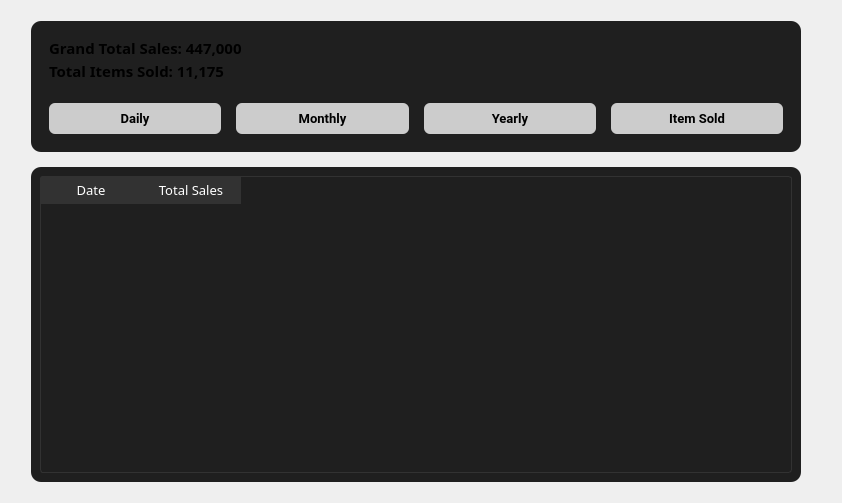
       <widget class="QWidget" name="sales_report">
        <layout class="QGridLayout" name="gridLayout_3">
         <item row="0" column="0">
          <layout class="QVBoxLayout" name="verticalLayout_9">
           <property name="spacing">
            <number>15</number>
           </property>
           <property name="leftMargin">
            <number>20</number>
           </property>
           <property name="topMargin">
            <number>10</number>
           </property>
           <property name="rightMargin">
            <number>30</number>
           </property>
           <property name="bottomMargin">
            <number>10</number>
           </property>
           <item alignment="Qt::AlignTop">
            <widget class="QWidget" name="widget_27" native="true">
             <property name="minimumSize">
              <size>
               <width>770</width>
               <height>131</height>
              </size>
             </property>
             <property name="maximumSize">
              <size>
               <width>16777215</width>
               <height>131</height>
              </size>
             </property>
             <property name="styleSheet">
              <string notr="true">background-color: #1F1F1F;
border-radius: 10px;

</string>
             </property>
             <layout class="QVBoxLayout" name="verticalLayout_10">
              <item>
               <widget class="QWidget" name="widget_29" native="true">
                <layout class="QVBoxLayout" name="verticalLayout_11">
                 <item>
                  <widget class="QLabel" name="label_10">
                   <property name="font">
                    <font>
                     <family>Poppins SemiBold</family>
                     <pointsize>11</pointsize>
                     <bold>true</bold>
                    </font>
                   </property>
                   <property name="text">
                    <string>Grand Total Sales: 447,000</string>
                   </property>
                  </widget>
                 </item>
                 <item>
                  <widget class="QLabel" name="label_18">
                   <property name="font">
                    <font>
                     <family>Poppins SemiBold</family>
                     <pointsize>11</pointsize>
                     <bold>true</bold>
                    </font>
                   </property>
                   <property name="text">
                    <string>Total Items Sold: 11,175</string>
                   </property>
                  </widget>
                 </item>
                </layout>
               </widget>
              </item>
              <item>
               <widget class="QWidget" name="widget_30" native="true">
                <layout class="QHBoxLayout" name="horizontalLayout_2">
                 <property name="spacing">
                  <number>15</number>
                 </property>
                 <item>
                  <widget class="QPushButton" name="pushButton_6">
                   <property name="minimumSize">
                    <size>
                     <width>0</width>
                     <height>31</height>
                    </size>
                   </property>
                   <property name="maximumSize">
                    <size>
                     <width>16777215</width>
                     <height>31</height>
                    </size>
                   </property>
                   <property name="font">
                    <font>
                     <family>Roboto</family>
                     <pointsize>10</pointsize>
                     <bold>true</bold>
                    </font>
                   </property>
                   <property name="styleSheet">
                    <string notr="true">QPushButton {
    padding: 6px 14px;
    font-family: &quot;Roboto&quot;, sans-serif;
    border-radius: 6px;
    border: none;
    color: black;
    background: #CCCCCC;
    box-shadow: 0px 0.5px 1.5px rgba(54, 122, 246, 0.25), inset 0px 0.8px 0px -0.25px rgba(255, 255, 255, 0.2);
    user-select: none;
    -webkit-user-select: none;
    touch-action: manipulation;
}
</string>
                   </property>
                   <property name="text">
                    <string>Daily</string>
                   </property>
                  </widget>
                 </item>
                 <item>
                  <widget class="QPushButton" name="pushButton_7">
                   <property name="minimumSize">
                    <size>
                     <width>0</width>
                     <height>31</height>
                    </size>
                   </property>
                   <property name="maximumSize">
                    <size>
                     <width>16777215</width>
                     <height>31</height>
                    </size>
                   </property>
                   <property name="font">
                    <font>
                     <family>Roboto</family>
                     <pointsize>10</pointsize>
                     <bold>true</bold>
                    </font>
                   </property>
                   <property name="styleSheet">
                    <string notr="true">QPushButton {
    padding: 6px 14px;
    font-family: &quot;Roboto&quot;, sans-serif;
    border-radius: 6px;
    border: none;
    color: black;
    background: #CCCCCC;
    box-shadow: 0px 0.5px 1.5px rgba(54, 122, 246, 0.25), inset 0px 0.8px 0px -0.25px rgba(255, 255, 255, 0.2);
    user-select: none;
    -webkit-user-select: none;
    touch-action: manipulation;
}
</string>
                   </property>
                   <property name="text">
                    <string>Monthly</string>
                   </property>
                  </widget>
                 </item>
                 <item>
                  <widget class="QPushButton" name="pushButton_8">
                   <property name="minimumSize">
                    <size>
                     <width>0</width>
                     <height>31</height>
                    </size>
                   </property>
                   <property name="maximumSize">
                    <size>
                     <width>16777215</width>
                     <height>31</height>
                    </size>
                   </property>
                   <property name="font">
                    <font>
                     <family>Roboto</family>
                     <pointsize>10</pointsize>
                     <bold>true</bold>
                    </font>
                   </property>
                   <property name="styleSheet">
                    <string notr="true">QPushButton {
    padding: 6px 14px;
    font-family: &quot;Roboto&quot;, sans-serif;
    border-radius: 6px;
    border: none;
    color: black;
    background: #CCCCCC;
    box-shadow: 0px 0.5px 1.5px rgba(54, 122, 246, 0.25), inset 0px 0.8px 0px -0.25px rgba(255, 255, 255, 0.2);
    user-select: none;
    -webkit-user-select: none;
    touch-action: manipulation;
}
</string>
                   </property>
                   <property name="text">
                    <string>Yearly</string>
                   </property>
                  </widget>
                 </item>
                 <item>
                  <widget class="QPushButton" name="pushButton_9">
                   <property name="minimumSize">
                    <size>
                     <width>0</width>
                     <height>31</height>
                    </size>
                   </property>
                   <property name="maximumSize">
                    <size>
                     <width>16777215</width>
                     <height>31</height>
                    </size>
                   </property>
                   <property name="font">
                    <font>
                     <family>Roboto</family>
                     <pointsize>10</pointsize>
                     <bold>true</bold>
                    </font>
                   </property>
                   <property name="styleSheet">
                    <string notr="true">QPushButton {
    padding: 6px 14px;
    font-family: &quot;Roboto&quot;, sans-serif;
    border-radius: 6px;
    border: none;
    color: black;
    background: #CCCCCC;
    box-shadow: 0px 0.5px 1.5px rgba(54, 122, 246, 0.25), inset 0px 0.8px 0px -0.25px rgba(255, 255, 255, 0.2);
    user-select: none;
    -webkit-user-select: none;
    touch-action: manipulation;
}
</string>
                   </property>
                   <property name="text">
                    <string>Item Sold</string>
                   </property>
                  </widget>
                 </item>
                </layout>
               </widget>
              </item>
             </layout>
            </widget>
           </item>
           <item>
            <widget class="QWidget" name="widget_28" native="true">
             <property name="sizePolicy">
              <sizepolicy hsizetype="Expanding" vsizetype="Expanding">
               <horstretch>0</horstretch>
               <verstretch>0</verstretch>
              </sizepolicy>
             </property>
             <property name="minimumSize">
              <size>
               <width>701</width>
               <height>315</height>
              </size>
             </property>
             <property name="maximumSize">
              <size>
               <width>16777215</width>
               <height>16777215</height>
              </size>
             </property>
             <property name="styleSheet">
              <string notr="true">QWidget{
	background-color: #1F1F1F;
	border-radius: 10px;
}

</string>
             </property>
             <layout class="QGridLayout" name="gridLayout_4">
              <property name="leftMargin">
               <number>9</number>
              </property>
              <item row="0" column="0">
               <widget class="QTableWidget" name="tableWidget_2">
                <property name="sizePolicy">
                 <sizepolicy hsizetype="Expanding" vsizetype="Expanding">
                  <horstretch>50</horstretch>
                  <verstretch>0</verstretch>
                 </sizepolicy>
                </property>
                <property name="styleSheet">
                 <string notr="true">QTableWidget{
	background-color: #1F1F1F;
	border-radius:3px;
	border:1px solid rgb(50,50,50);
}
QTableWidget::section{

	border: none;
	border-bottom: 1px solid #d0c6ff;
	text-align: left;
	padding: 3px 5px;

}
QHeaderView::section{
	background-color: rgb(50,50,50);
	color: white;
	border: none;
	border-bottom: 1px solid rgb(50,50,50);
	text-align: left;
	padding: 2px 4px;
	min-width: 0; 
    width: auto;
}
QTableView::item{
	color: white;
	padding:2px;
}
QScrollBar:vertical {
    border: none;
    background: #3B3B3B;
    width: 10px;
    margin: 0px 0px 0px 0px;
}
QScrollBar::handle:vertical {
    background-color: #606060;
    min-height: 20px; 
    border-radius: 5px;
}
QScrollBar::add-line:vertical,
QScrollBar::sub-line:vertical {
    border: none;
    background: none;
}

QScrollBar::add-page:vertical,
QScrollBar::sub-page:vertical {
    background: none;
}
QScrollBar:hover {
    opacity: 0.7;
}

</string>
                </property>
                <column>
                 <property name="text">
                  <string>Date</string>
                 </property>
                 <property name="font">
                  <font>
                   <family>Poppins SemiBold</family>
                   <pointsize>10</pointsize>
                   <bold>false</bold>
                  </font>
                 </property>
                </column>
                <column>
                 <property name="text">
                  <string>Total Sales</string>
                 </property>
                 <property name="font">
                  <font>
                   <family>Poppins SemiBold</family>
                   <pointsize>10</pointsize>
                   <bold>false</bold>
                  </font>
                 </property>
                </column>
               </widget>
              </item>
             </layout>
            </widget>
           </item>
          </layout>
         </item>
        </layout>
       </widget>
